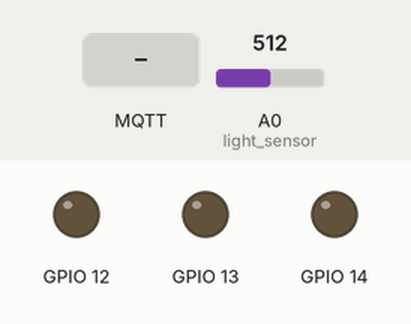
Bench run of a program on a simulated ESP8266 board running MicroPython. On the bench: output pins drawn as LEDs (lit = HIGH). Inputs (shaded band) come from the test bench; at power-on: A0 (light_sensor) = 512 (analog values on the 0–1023 scale). WiFi joins after 1.5 s; no MQTT or app messages arrive unless stated; what the program prints to the serial console is not drawn.

Above: at 2.8 s.
2.9 s: MQTT message "ON" arrives on the first subscribed topic
At 3.7 s:
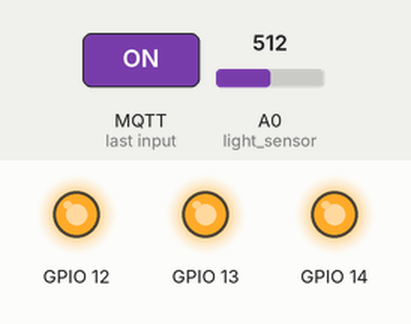
4.4 s: MQTT message "OFF" arrives on the first subscribed topic
At 5.1 s:
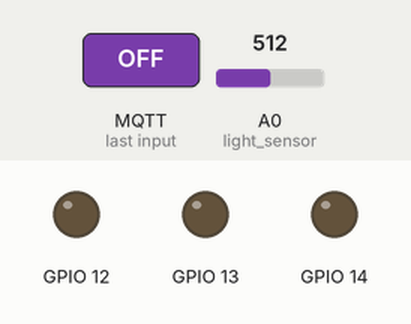
5.9 s: MQTT message "AUTO" arrives on the first subscribed topic
7.4 s: A0 (light_sensor) set to 694
8.9 s: A0 (light_sensor) set to 714
At 10.1 s:
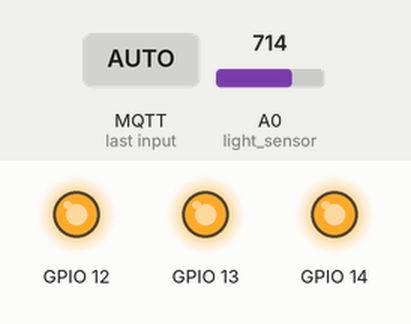
10.4 s: A0 (light_sensor) set to 690
At 11.7 s:
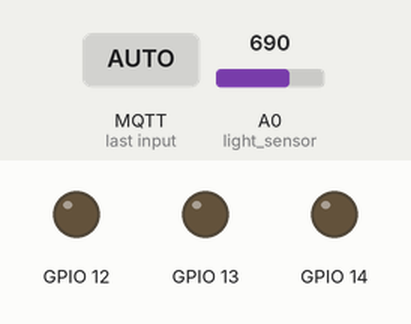
Timing chart, 0 to 12.9 s (numbered marks = the images above; inputs shaded):
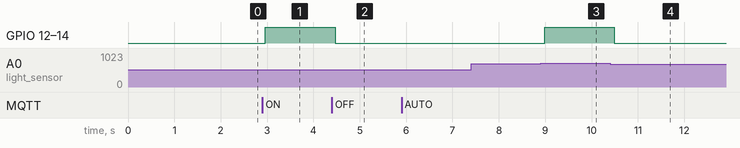

The program:

main.py
```python
from umqtt.simple import MQTTClient
import sys
import time
import mcu
from machine import Pin, ADC


def on_message(topic, msg):
    global m
    msg = msg.decode("utf-8")
    topic = topic.decode("utf-8")
    print(f"subscribe topic:{topic}, msg:{msg}")
    m = msg


def LED_ON():
    Red.value(1)
    Green.value(1)
    Blue.value(1)


def LED_OFF():
    Red.value(0)
    Green.value(0)
    Blue.value(0)


wi = mcu.wifi()
wi.setup(ap_active=False, sta_active=True)
if wi.connect("Singular_AI", "Singular#1234"):
    print(f"IP={wi.ip}")

mq_server = "mqtt.singularinnovation-ai.com"
mqttClientId = "Ray"
mqtt_username = "singular"
mqtt_password = "Singular#1234"
mqClient0 = MQTTClient(
    mqttClientId, mq_server, user=mqtt_username, password=mqtt_password, keepalive=30
)

try:
    mqClient0.connect()
except:
    sys.exit()
finally:
    print("connected to %s" % mq_server)

mqClient0.set_callback(on_message)
mqClient0.subscribe("Ray")

gpio = mcu.gpio()
Red = Pin(gpio.D5, Pin.OUT)
Green = Pin(gpio.D6, Pin.OUT)
Blue = Pin(gpio.D7, Pin.OUT)

Red.value(0)
Green.value(0)
Blue.value(0)
light_sensor = ADC(0)
m = ""

while True:
    mqClient0.check_msg()
    mqClient0.ping()
    light_sensor_value = light_sensor.read()
    if m == "ON":
        LED_ON()
    elif m == "OFF":
        LED_OFF()
    elif m == "AUTO":
        if light_sensor_value > 700:
            LED_ON()
        else:
            LED_OFF()
    time.sleep(0.1)
```

mcu.py
```python
class gpio:
    def __init__(self):
        self._D0 = 16
        self._D1 = 5
        self._D2 = 4
        self._D3 = 0
        self._D4 = 2
        self._D5 = 14
        self._D6 = 12
        self._D7 = 13
        self._D8 = 15
        self._SD3 = 10
        self._SD2 = 9

    @property
    def D0(self):
        return self._D0

    @property
    def D1(self):
        return self._D1

    @property
    def D2(self):
        return self._D2

    @property
    def D3(self):
        return self._D3

    @property
    def D4(self):
        return self._D4

    @property
    def D5(self):
        return self._D5

    @property
    def D6(self):
        return self._D6

    @property
    def D7(self):
        return self._D7

    @property
    def D8(self):
        return self._D8

    @property
    def SD3(self):
        return self._SD3

    @property
    def SD2(self):
        return self._SD2


import network


class wifi:
    def __init__(self, ssid=None, password=None):
        """
        初始化 WiFi 模組
        ssid: WiFi 名稱
        password: WiFi 密碼
        """
        self.ssid = ssid
        self.password = password
        self.ip = None
        self.sta_active = False
        self.ap_active = False
        self.ap = network.WLAN(network.AP_IF)
        self.sta = network.WLAN(network.STA_IF)

    def setup(self, ap_active=False, sta_active=False):
        """
        設定 WiFi 模組
        ap_active: 是否啟用熱點模式
        sta_active: 是否啟用站台模式

        使用方法:
        wi.setup(ap_active=True|False, sta_active=True|False)

        """
        self.ap_active = ap_active
        self.sta_active = sta_active
        self.ap.active(ap_active)
        self.sta.active(sta_active)

    def scan(self):
        """
        掃描附近的 WiFi 熱點
        回傳值: WiFi 熱點列表
        使用方法:
        wi.scan()
        """
        if self.sta_active:
            wifi_list = self.sta.scan()
            print("附近的 WiFi 熱點：")
            for i in range(len(wifi_list)):
                print(wifi_list[i])
        else:
            print("請先啟用站台模式")

    def connect(self, ssid=None, password=None) -> bool:
        """
        連接到指定的 WiFi 熱點
        ssid: WiFi 名稱
        password: WiFi 密碼
        回傳值: 是否成功連接
        使用方法:
        wi.connect(ssid, password)
        """
        ssid = ssid if ssid is not None else self.ssid
        password = password if password is not None else self.password

        if not self.sta_active:
            print("請先啟用站台模式")
            return False

        if ssid is None or password is None:
            print("請提供 WiFi 名稱和密碼")
            return False

        # 啟用站台介面 (如果尚未啟用)
        if not self.sta.active():
            # 在 MicroPython 中，active() 需要一個布林參數來啟用介面
            self.sta.active(True)

        # 使用正確的 API connect
        try:
            self.sta.connect(ssid, password)
        except Exception:
            # 在某些環境下 connect 會拋例外或不可用，回傳 False
            print("WiFi connect 呼叫失敗")
            return False

        # 等待連線成功
        while not self.sta.isconnected():
            pass
        self.ip = self.sta.ifconfig()[0]
        print("已連接到 WiFi 網路", self.sta.ifconfig())
        return True
```

Measured:
- the behaviour switches between 700 and 701 on A0 (light_sensor) (found by bisection; images 2 and 3)
- after the input at 2.9 s, GPIO 12–14: LOW → HIGH after 0.06 s
- after the input at 4.4 s, GPIO 12–14: HIGH → LOW after 0.07 s
- after the input at 5.9 s, every drawn part: stays the same
- after the input at 7.4 s, every drawn part: stays the same
- after the input at 8.9 s, GPIO 12–14: LOW → HIGH after 0.09 s
- after the input at 10.4 s, GPIO 12–14: HIGH → LOW after 0.09 s
